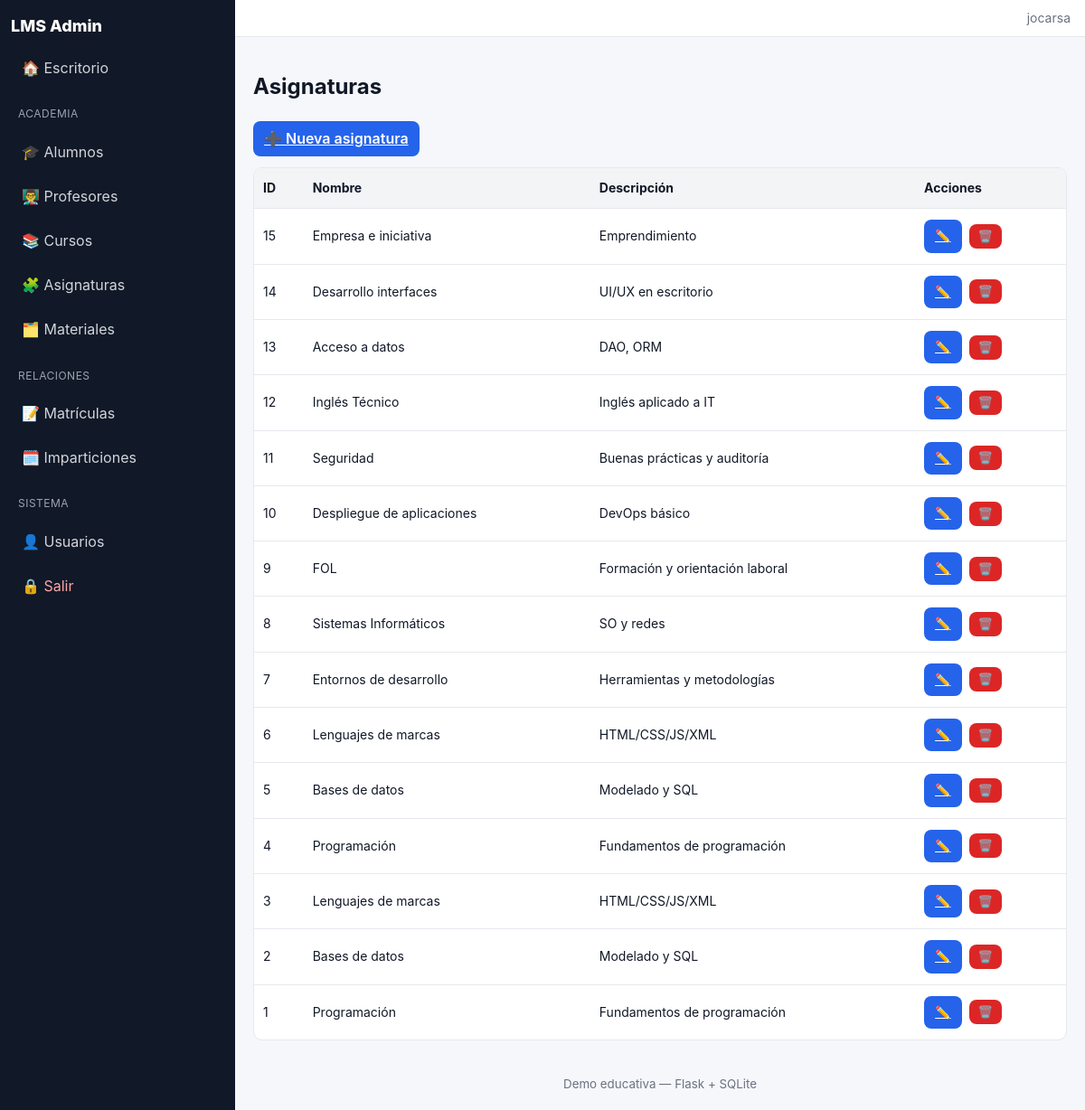
/admin/asignaturas (signed in), run on the app's committed database.
### tables this page shows
CREATE TABLE asignaturas(
        id INTEGER PRIMARY KEY AUTOINCREMENT,
        nombre TEXT NOT NULL,
        descripcion TEXT
    );

### app.py (the view)
@app.route("/admin/asignaturas")
@login_required
def asignaturas_list():
    db = get_db()
    items = db.execute("SELECT * FROM asignaturas ORDER BY id DESC").fetchall()
    return render_template("asignaturas_list.html", items=items)

### app.py (called while the page is built)
def get_db():
    if "db" not in g:
        conn = sqlite3.connect(DB_PATH)
        conn.row_factory = sqlite3.Row
        g.db = conn
    return g.db

def login_required(view):
    from functools import wraps
    @wraps(view)
    def wrapped(*args, **kwargs):
        if "user_id" not in session:
            return redirect(url_for("login"))
        return view(*args, **kwargs)
    return wrapped

@app.before_request
def _ensure_schema():
    ensure_student_front_schema()

### templates/asignaturas_list.html
{% extends "base.html" %}
{% block content %}
<h2>Asignaturas</h2>
<a class="btn" href="{{ url_for('asignaturas_nuevo') }}">➕ Nueva asignatura</a>
<table>
  <thead><tr><th>ID</th><th>Nombre</th><th>Descripción</th><th>Acciones</th></tr></thead>
  <tbody>
    {% for it in items %}
    <tr>
      <td>{{ it.id }}</td>
      <td>{{ it.nombre }}</td>
      <td>{{ it.descripcion or '' }}</td>
      <td class="actions">
        <a class="btn" href="{{ url_for('asignaturas_editar', item_id=it.id) }}">✏️</a>
        <form method="post" action="{{ url_for('asignaturas_eliminar', item_id=it.id) }}" onsubmit="return confirm('Eliminar?')">
          <button class="danger">🗑️</button>
        </form>
      </td>
    </tr>
    {% endfor %}
  </tbody>
</table>
{% endblock %}

### static/style.css (style rules this page uses)
:root { --bg:#f6f7fb; --surface:#ffffff; --border:#e6e8ee; --muted:#6b7280; --text:#111827; --primary:#2563eb; --primary-ink:#ffffff; --danger:#dc2626; --ok:#059669; --sidebar-bg:#111827; --sidebar-ink:#d1d5db; --sidebar-active:#1f2937; }
* { box-sizing:border-box; }
html,body { height:100%; }
body { margin:0; font-family:Inter, ui-sans-serif, system-ui, -apple-system, Segoe UI, Roboto, Ubuntu; background:var(--bg); color:var(--text); line-height:1.45; }
.btn { display:inline-block; padding:8px 12px; background:var(--primary); color:var(--primary-ink); border:none; border-radius:8px; font-weight:600; cursor:pointer; }
.danger { background:var(--danger); color:#fff; border:none; padding:6px 10px; border-radius:8px; cursor:pointer; }
table { width:100%; border-collapse:separate; border-spacing:0; margin-top:12px; background:var(--surface); border:1px solid var(--border); border-radius:10px; overflow:hidden; }
thead { background:#f3f4f6; }
th, td { padding:12px 10px; border-bottom:1px solid var(--border); text-align:left; font-size:14px; }
tr:last-child td { border-bottom:none; }
.actions { display:flex; gap:8px; align-items:center; }

### data on the page
asignaturas: id "15", nombre "Empresa e iniciativa", descripcion "Emprendimiento"
asignaturas: id "14", nombre "Desarrollo interfaces", descripcion "UI/UX en escritorio"
asignaturas: id "13", nombre "Acceso a datos", descripcion "DAO, ORM"
asignaturas: id "12", nombre "Inglés Técnico", descripcion "Inglés aplicado a IT"
asignaturas: id "11", nombre "Seguridad", descripcion "Buenas prácticas y auditoría"
asignaturas: id "10", nombre "Despliegue de aplicaciones", descripcion "DevOps básico"
asignaturas: id "9", nombre "FOL", descripcion "Formación y orientación laboral"
asignaturas: id "8", nombre "Sistemas Informáticos", descripcion "SO y redes"
asignaturas: id "7", nombre "Entornos de desarrollo", descripcion "Herramientas y metodologías"
asignaturas: id "6", nombre "Lenguajes de marcas", descripcion "HTML/CSS/JS/XML"
asignaturas: id "5", nombre "Bases de datos", descripcion "Modelado y SQL"
asignaturas: id "4", nombre "Programación", descripcion "Fundamentos de programación"
asignaturas: id "3", nombre "Lenguajes de marcas", descripcion "HTML/CSS/JS/XML"
asignaturas: id "2", nombre "Bases de datos", descripcion "Modelado y SQL"
asignaturas: id "1", nombre "Programación", descripcion "Fundamentos de programación"

### other printed values
{{ session.get('username','') }} "jocarsa"
